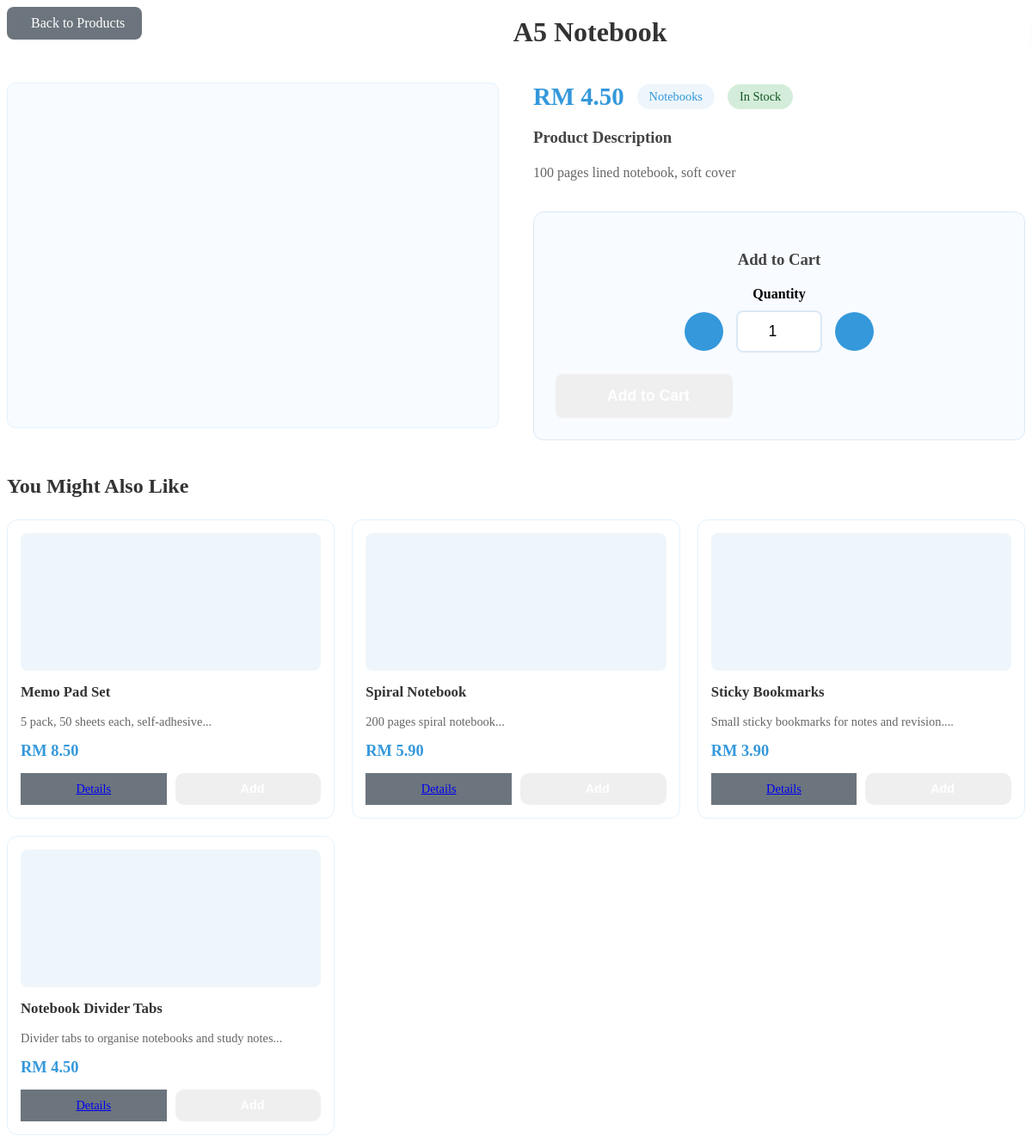
The page /product-details.php?id=2 on the database its author committed.
### tables this page shows
CREATE TABLE `products` (
  `id` int(11) NOT NULL,
  `name` varchar(100) NOT NULL,
  `description` text DEFAULT NULL,
  `price` decimal(10,2) NOT NULL,
  `category_id` int(11) DEFAULT NULL,
  `image` varchar(255) DEFAULT 'default.jpg',
  `available` tinyint(1) DEFAULT 1
);

CREATE TABLE `categories` (
  `id` int(11) NOT NULL,
  `name` varchar(50) NOT NULL,
  `description` text DEFAULT NULL,
  `is_active` tinyint(1) DEFAULT 1
);

### product-details.php (the view, shortened to what this page needs)
<?php
$product_id =
    intval($_GET['id']);
$product_sql =
    "SELECT
        p.*,
        c.name AS category_name
     FROM products p
     LEFT JOIN categories c
     ON p.category_id = c.id
     WHERE p.id = $product_id";
$product_result =
    mysqli_query($conn, $product_sql);
?>
<?php
$prod_details =
    mysqli_fetch_assoc($product_result);
$related_products = [];
$related_sql =
    "SELECT *
     FROM products
     WHERE category_id = {$prod_details['category_id']}
     AND id != {$prod_details['id']}
     AND available = 1
     LIMIT 4";
$related_result =
    mysqli_query($conn, $related_sql);
if ($related_result) {
    while (
        $row =
        mysqli_fetch_assoc($related_result)
    ) {
        $related_products[] = $row;
    }
}
?>
<div class="container">
    <div class="content">
        <div class="page-header">
            <a href="menu.php" class="back-button">
                Back to Products
            </a>
            <h1 style="color: #333; text-align: center; flex: 1;">
                <?php echo htmlspecialchars($prod_details['name']); ?>
            </h1>
        </div>
        <div style="display: grid; grid-template-columns: 1fr 1fr; gap: 40px; margin-bottom: 40px;">
            <div>
                <div style="background: #f8fbff; border-radius: 10px; overflow: hidden; position: relative; min-height: 400px; display: flex; align-items: center; justify-content: center; border: 1px solid #e3f2fd;">
                </div>
            </div>
            <div>
                <div style="display: flex; align-items: center; gap: 15px; margin-bottom: 20px; flex-wrap: wrap;">
                    <span class="product-price"
                          style="font-size: 1.8rem; font-weight: bold; color: #3498db;">
                        RM <?php echo number_format($prod_details['price'], 2); ?>
                    </span>
                    <?php if (isset($prod_details['category_name'])): ?>
                        <span style="background: #eef6fb; color: #3498db; padding: 6px 14px; border-radius: 20px; font-size: 0.9rem;">
                            <?php echo htmlspecialchars($prod_details['category_name']); ?>
                        </span>
                    <?php endif; ?>
                    <span style="
                        background: <?php echo $prod_details['available'] ? '#d4edda' : '#f8d7da'; ?>;
                        color: <?php echo $prod_details['available'] ? '#155724' : '#721c24'; ?>;
                        padding: 6px 14px;
                        border-radius: 20px;
                        font-size: 0.9rem;
                    ">
                        <?php echo $prod_details['available'] ? 'In Stock' : 'Out of Stock'; ?>
                    </span>
                </div>
                <div style="margin-bottom: 30px;">
                    <h3 style="color: #444; margin-bottom: 12px;">
                        Product Description
                    </h3>
                    <p style="line-height: 1.8; color: #666;">
                        <?php
                        echo nl2br(
                            htmlspecialchars(
                                $prod_details['description']
                                ?: 'No description available.'
                            )
                        );
                        ?>
                    </p>
                </div>
                <?php if ($prod_details['available']): ?>
                    <div style="background: #f8fbff; padding: 25px; border-radius: 12px; border: 1px solid #dbe9f6;">
                        <h3 style="color: #444; margin-bottom: 20px; text-align: center;">
                            Add to Cart
                        </h3>
                        <div class="form-group" style="margin-bottom: 25px;">
                            <label for="quantity"
                                   style="font-weight: 600; margin-bottom: 10px; display: block; text-align: center;">
                                Quantity
                            </label>
                            <div style="display: flex; align-items: center; justify-content: center; gap: 15px;">
                                <button type="button"
                                        onclick="updateQuantity(-1)"
                                        style="width: 45px; height: 45px; border: none; background: #3498db; color: white; border-radius: 50%; cursor: pointer; font-size: 1.1rem;">
                                </button>
                                <input
                                    type="number"
                                    id="quantity"
                                    name="quantity"
                                    value="1"
                                    min="1"
                                    max="10"
                                    style="width: 100px; text-align: center; padding: 12px; border: 2px solid #dbe9f6; border-radius: 8px; font-size: 1.1rem;"
                                >
                                <button type="button"
                                        onclick="updateQuantity(1)"
                                        style="width: 45px; height: 45px; border: none; background: #3498db; color: white; border-radius: 50%; cursor: pointer; font-size: 1.1rem;">
                                </button>
                            </div>
                        </div>
                        <div style="text-align: center;">
                            <button
                                type="button"
                                id="add-to-cart-btn"
                                class="btn-add-cart"
                                style="padding: 15px 50px; font-size: 1.1rem; border-radius: 8px;"
                                data-product-id="<?php echo $prod_details['id']; ?>"
                                data-product-name="<?php echo htmlspecialchars($prod_details['name']); ?>"
                            >
                            </button>
                        </div>
                    </div>
                <?php endif; ?>
            </div>
        </div>
        <?php if (!empty($related_products)): ?>
            <div class="popular-items">
                <h2 style="color: #333; margin-bottom: 25px;">
                    You Might Also Like
                </h2>
                <div class="products-grid"
                     style="display: grid; grid-template-columns: repeat(4, 1fr); gap: 20px;">
                    <?php foreach ($related_products as $related): ?>
                        <div class="product-card"
                             style="border: 1px solid #e3f2fd; border-radius: 12px; padding: 15px; background: white; transition: all 0.3s;">
                            <?php
                            $related_image_path =
                                'images/products/' .
                                $related['image'];
                            ?>
                            <?php if (
                                file_exists($related_image_path) &&
                                $related['image'] != 'default.jpg'
                            ): ?>
                                <div style="height: 160px; overflow: hidden; border-radius: 8px; margin-bottom: 15px; background: #f8fbff; display: flex; align-items: center; justify-content: center;">
                                    <img
                                        src="<?php echo $related_image_path; ?>"
                                        alt="<?php echo htmlspecialchars($related['name']); ?>"
                                        style="width: 100%; height: 100%; object-fit: contain; padding: 12px;"
                                    >
                                </div>
                            <?php else: ?>
                                <div style="height: 160px; background: #eef6fb; display: flex; align-items: center; justify-content: center; border-radius: 8px; margin-bottom: 15px;">
                                </div>
                            <?php endif; ?>
                            <h3 style="margin: 10px 0; font-size: 1.05rem; color: #333;">
                                <?php echo htmlspecialchars($related['name']); ?>
                            </h3>
                            <p style="color: #666; font-size: 0.9rem; margin-bottom: 12px; line-height: 1.5;">
                                <?php
                                echo substr(
                                    htmlspecialchars(
                                        $related['description']
                                        ?: 'No description available'
                                    ),
                                    0,
                                    50
                                );
                                ?>...
                            </p>
                            <div class="product-price"
                                 style="color: #3498db; font-weight: bold; font-size: 1.15rem; margin-bottom: 15px;">
                                RM <?php echo number_format($related['price'], 2); ?>
                            </div>
                            <div style="display: flex; gap: 10px;">
                                <a href="product-details.php?id=<?php echo $related['id']; ?>"
                                   class="btn"
                                   style="flex: 1; padding: 10px; font-size: 0.9rem; background: #6c757d; text-align: center;">
                                    Details
                                </a>
                                <button
                                    type="button"
                                    class="btn-add-cart add-to-cart-btn"
                                    style="flex: 1; padding: 10px; font-size: 0.9rem;"
                                    data-product-id="<?php echo $related['id']; ?>"
                                    data-product-name="<?php echo htmlspecialchars($related['name']); ?>"
                                >
                                </button>
                            </div>
                        </div>
                    <?php endforeach; ?>
                </div>
            </div>
        <?php endif; ?>
    </div>
</div>

### product-details.php (style rules this page uses)
.btn-add-cart { flex: 1; background: linear-gradient( 135deg, ); color: white; border: none; padding: 12px; border-radius: 10px; cursor: pointer; font-weight: 600; font-size: 1rem; transition: all 0.3s; display: flex; align-items: center; justify-content: center; gap: 10px; position: relative; overflow: hidden; }
.btn-add-cart::after { content: ''; position: absolute; top: 50%; left: 50%; width: 5px; height: 5px; background: rgba(255, 255, 255, 0.5); opacity: 0; border-radius: 100%; transform: scale(1, 1) translate(-50%); transform-origin: 50% 50%; }
.back-button { display: inline-flex; align-items: center; gap: 8px; padding: 10px 20px; background: #6c757d; color: white; text-decoration: none; border-radius: 8px; font-weight: 500; transition: all 0.3s; border: none; cursor: pointer; margin-bottom: 20px; }
.page-header { display: flex; align-items: center; gap: 15px; margin-bottom: 30px; }
.page-header h1 { margin: 0; flex: 1; }
@media (max-width: 1200px) { .products-grid[ style*="grid-template-columns: repeat(4, 1fr)" ] { grid-template-columns: repeat(3, 1fr) !important; } }

### rows shown on the page
products: name "A5 Notebook", price "4.50", category.name "Notebooks", description "100 pages lined notebook, soft cover"
products: name "Memo Pad Set", description "5 pack, 50 sheets each, self-adhesive", price "8.50"
products: name "Spiral Notebook", description "200 pages spiral notebook", price "5.90"
products: name "Sticky Bookmarks", description "Small sticky bookmarks for notes and revision.", price "3.90"
products: name "Notebook Divider Tabs", description "Divider tabs to organise notebooks and study notes", price "4.50"
